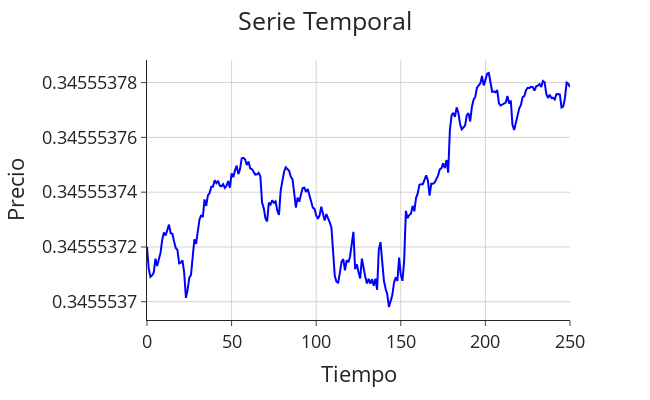

The notebook cell saved with this chart:
### Code cell
plotting_data(indexed_apple_data_boxcox)

### Figure 1 — Plotly figure (JSON) as saved in the notebook; plotly's stock layout.template omitted (floating-point values rounded to 4 significant figures; data arrays with more than 128 entries replaced by an {"elided": "..."} marker saying what was removed)
{"data": [{"hovertemplate": "Tiempo=%{x}<br>Precio=%{y}<extra></extra>", "legendgroup": "", "line": {"color": "blue", "dash": "solid"}, "marker": {"symbol": "circle"}, "mode": "lines", "name": "", "orientation": "v", "showlegend": false, "type": "scatter", "x": {"elided": "251 int values"}, "xaxis": "x", "y": {"elided": "251 float values"}, "yaxis": "y"}], "layout": {"font": {"size": 18}, "height": 400, "legend": {"tracegroupgap": 0}, "margin": {"t": 60}, "title": {"text": "Serie Temporal", "x": 0.5}, "width": 650, "xaxis": {"anchor": "y", "domain": [0, 1], "gridcolor": "LightGray", "showgrid": true, "title": {"text": "Tiempo"}}, "yaxis": {"anchor": "x", "domain": [0, 1], "gridcolor": "LightGray", "showgrid": true, "title": {"text": "Precio"}}}}
